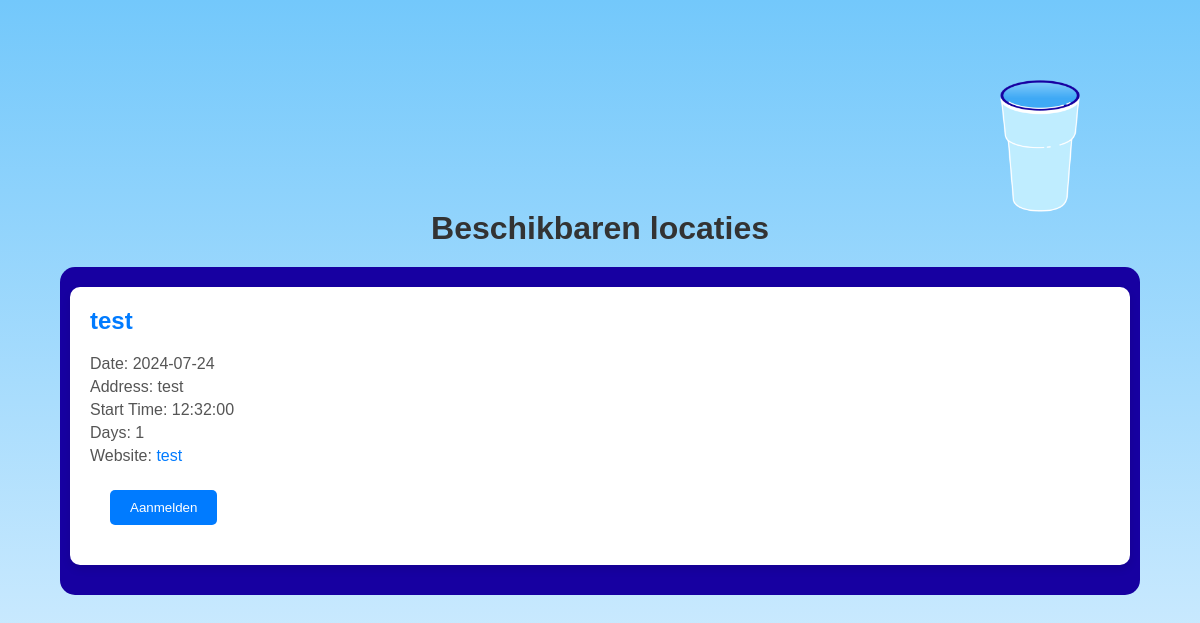
Page /list_locations on the earlier database version.
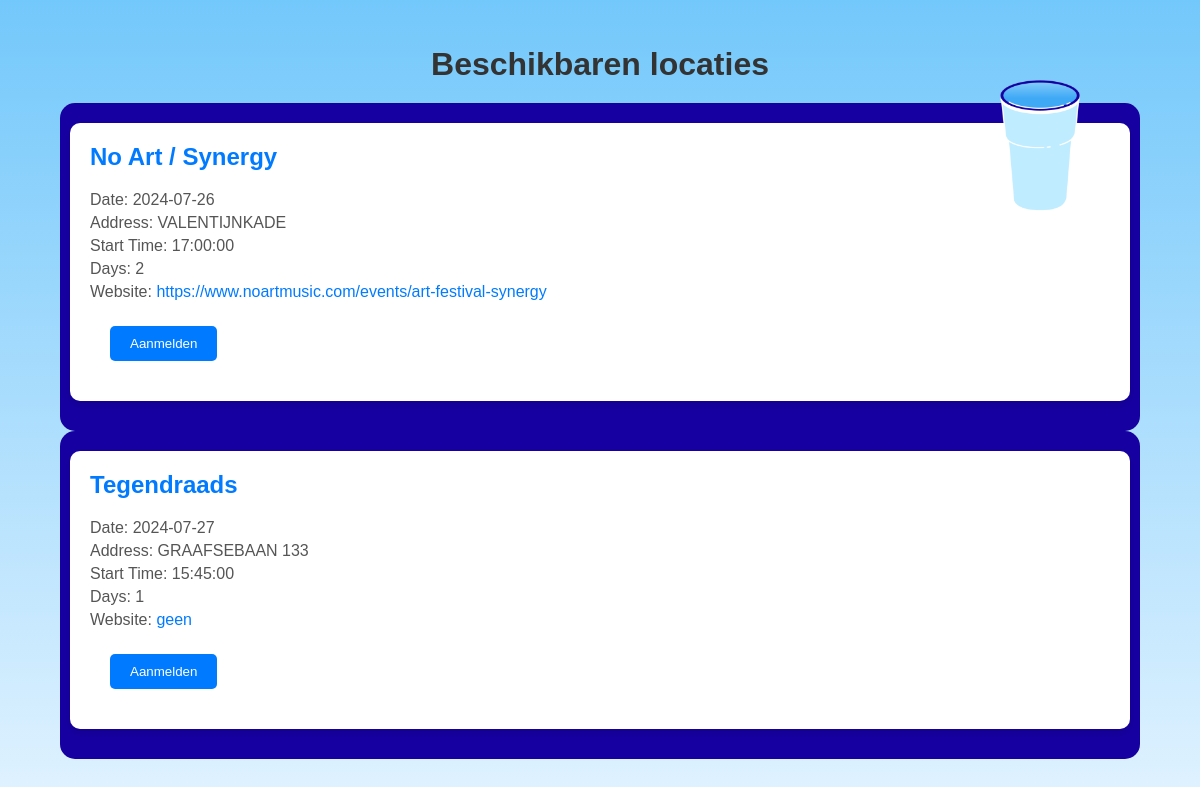
Same page on the later database version.
### app.py (models this page shows, shortened)
class Location(db.Model):
    id = db.Column(db.Integer, primary_key=True)
    name = db.Column(db.String(100), nullable=True)
    date = db.Column(db.Date, nullable=True)
    address = db.Column(db.String(200), nullable=True)
    start_time = db.Column(db.Time, nullable=True)
    amount_of_days = db.Column(db.Integer, nullable=True)
    website_links = db.Column(db.String(200), nullable=True)
    zakken = db.Column(db.Integer, nullable=False, default=0)
    bekers = db.Column(db.Integer, nullable=False, default=0)
    url = db.Column(db.String(500), nullable=True)
    map_image = db.Column(db.String(255))
    max_people = db.Column(db.Integer, nullable=False, default=10)
    closed = db.Column(db.Boolean, default=False)  # Ensure this line is included
    pdf_path = db.Column(db.String(255), nullable=True)  # Add this line
    def to_dict(self):
        return {
            'id': self.id,
            'name': self.name,
            'date': self.date.strftime('%Y-%m-%d') if self.date else None,
            'address': self.address,
            'start_time': self.start_time.strftime('%H:%M:%S') if self.start_time else None,
            'amount_of_days': self.amount_of_days,
            'website_links': self.website_links
        }

### app.py (the view)
@app.route('/list_locations')
def list_locations():
    locations = Location.query.all()
    locations_dict = [location.to_dict() for location in locations]
    return render_template('list.html', locations=locations_dict)

### templates/list.html (shortened to what this page needs)
{% extends "base.html" %} {% block content %}
<div class="container">
  <h1>Beschikbaren locaties</h1>
  <ul>
    {% for location in locations %}
    <li>
      <div class="location-card">
        <h2>{{ location.name }}</h2>
        <p>Date: {{ location.date }}</p>
        <p>Address: {{ location.address }}</p>
        <p>Start Time: {{ location.start_time }}</p>
        <p>Days: {{ location.amount_of_days }}</p>
        <p>
          Website:
          <a href="{{ location.website_links }}" target="_blank"
            >{{ location.website_links }}</a
          >
        </p>
        <form
          action="{{ url_for('request_to_work', location_id=location.id) }}"
          method="post"
          onsubmit="handleRequest(event, '{{ location.id }}')"
        >
          <button
            type="submit"
            id="button-{{ location.id }}"
          >
            Aanmelden
          </button>
        </form>
      </div>
    </li>
    {% endfor %}
  </ul>
</div>
 {% endblock %}

Differences in the rows shown:
changed Location: name "test" → "No Art / Synergy"; date "2024-07-24" → "2024-07-26"; address "test" → "VALENTIJNKADE"; start_time "12:32:00" → "17:00:00"; amount_of_days "1" → "2"; website_links "test" → "https://www.noartmusic.com/events/art-festival-synergy"
added Location: name "Tegendraads", date "2024-07-27", address "GRAAFSEBAAN 133", start_time "15:45:00", amount_of_days "1", website_links "geen"
